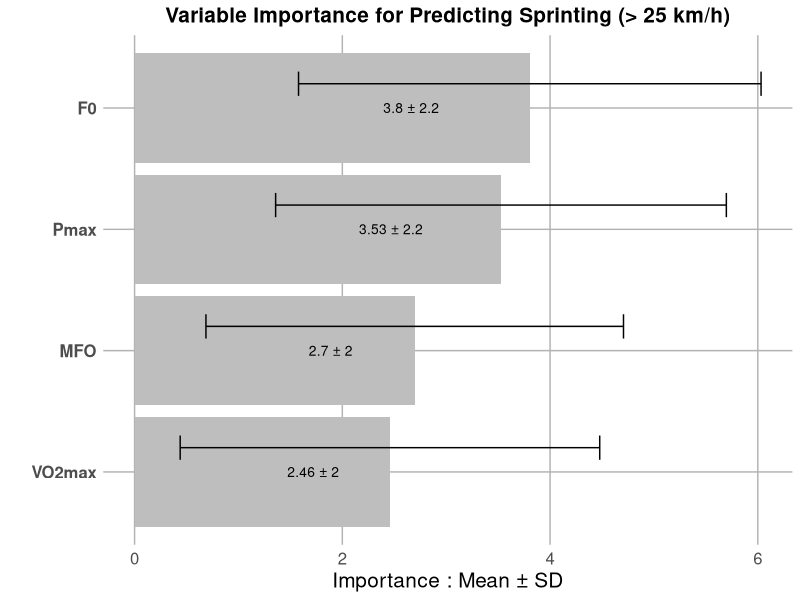
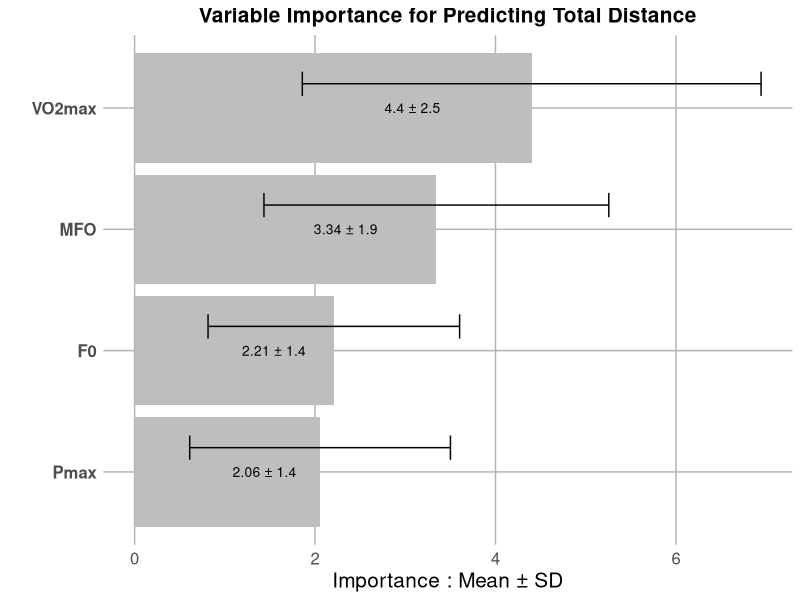
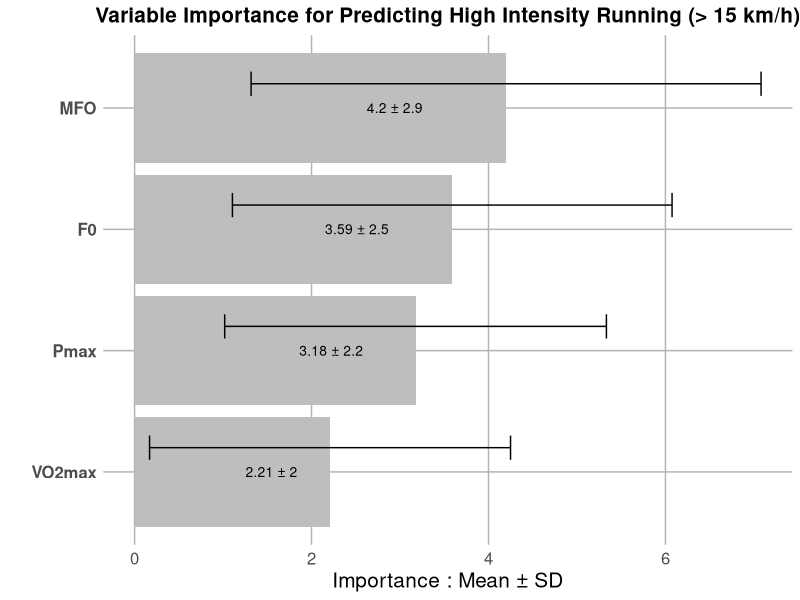
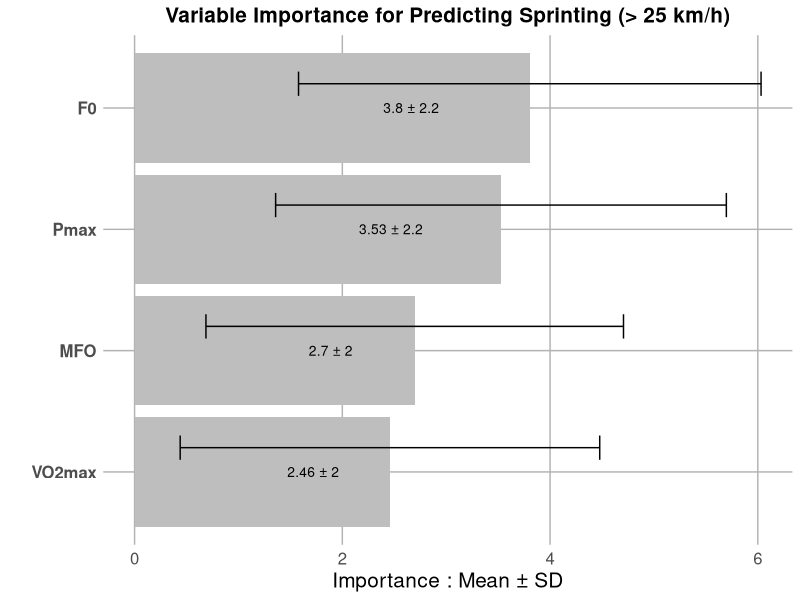
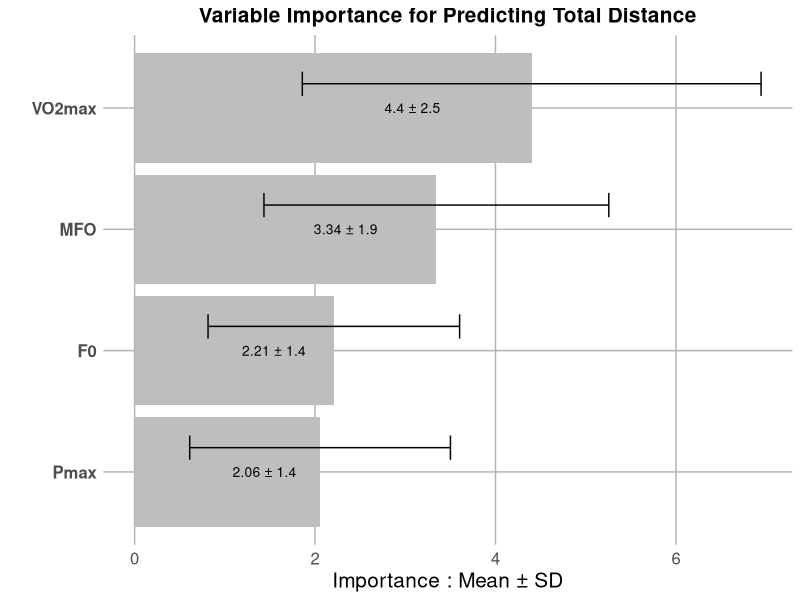
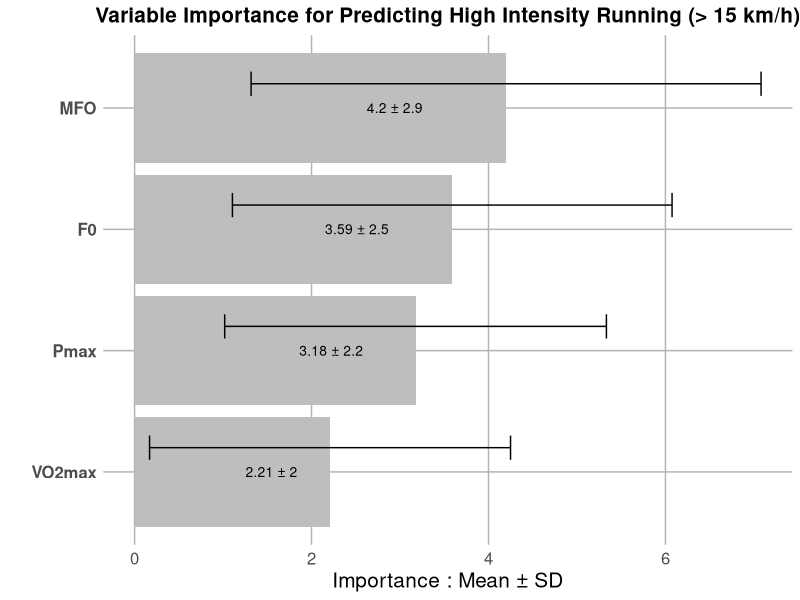

Source code (R) for these figures, in order:
installed = installed.packages()
if (!("dplyr" %in% installed)) { install.packages("dplyr") }
if (!("rpart" %in% installed)) { install.packages("rpart") }
if (!("ggplot2" %in% installed)) { install.packages("ggplot2") }
if (!("tidyr" %in% installed)) { install.packages("tidyr") }

library(dplyr)
library(rpart)
library(ggplot2)
library(tidyr)

# DATA IMPORTATION
setwd("Maximal-fat-oxidation-impacts-high-intensity-running-during-soccer-match--main")
getwd()
df_standardized <- read.csv2("data_standardized.csv", sep=',', dec=".", check.names=F, fileEncoding = "LATIN1")

# Initialiser une fonction pour traiter les différentes variables
process_variable <- function(variable_name, df) {
  donnees <- df %>%
    select(MFO, VO2max, F0, Pmax, all_of(variable_name)) %>%
    rename(var = all_of(variable_name))
  
  # Noms de toutes les variables prédictives
  all_variables <- names(donnees)[names(donnees) != "var"]
  
  # Initialisation de la liste pour stocker les importances de toutes les variables
  importances_list <- vector("list", 1000)
  
  for (i in 1:1000) {
    # Générer un échantillon bootstrap
    bootstrap_sample <- donnees[sample(1:nrow(donnees), replace = TRUE), ]
    
    # Ajuster l'arbre de décision
    model <- rpart(var ~ ., data = bootstrap_sample)
    
    # Initialiser un vecteur d'importance avec zéro pour toutes les variables
    current_importances <- setNames(rep(0, length(all_variables)), all_variables)
    
    # Remplir avec les importances réelles du modèle
    if (!is.null(model$variable.importance)) {
      current_importances[names(model$variable.importance)] <- model$variable.importance
    }
    
    # Stocker l'importance des variables
    importances_list[[i]] <- current_importances
  }
  
  # Transformer la liste en data frame pour le traitement
  importance_df <- do.call(rbind, importances_list) %>% 
    as.data.frame() %>%
    summarise_all(mean, na.rm = TRUE) %>%
    pivot_longer(cols = everything(), names_to = "Variable", values_to = "Importance")
  
  importance_sd <- do.call(rbind, importances_list) |>
    as.data.frame() |> summarise_all(sd,na.rm=TRUE) |>
    pivot_longer(cols = everything(), names_to = "Variable", values_to = "SD")
  
  # Fusion des moyennes et des écarts-types dans un seul dataframe
  importance_df <- left_join(importance_df, importance_sd, by = "Variable")
  
  # Trier par importance pour une meilleure visualisation
  importance_df <- importance_df %>% 
    arrange(desc(Importance))
  
  # Création du graphique avec des annotations à l'intérieur des barres
  plot_1 <- ggplot(importance_df, aes(x = reorder(Variable, Importance), y = Importance)) +
    geom_col(fill = "grey") +
    geom_text(aes(label = paste(round(Importance, 2), "±", round(SD, 1))),
              position = position_stack(vjust = 0.7),  # Centrage des étiquettes à l'intérieur des barres
              color = "black",  # Couleur noire pour contraste avec fond gris
              size = 3.5) +
    geom_errorbar(aes(ymin = Importance - SD, ymax = Importance + SD),
                  width = 0.2,  # Largeur des barres d'erreur
                  color = "black",
                  position = position_nudge(x = 0.2)) +  # Couleur des barres d'erreur
    theme_minimal() +
    theme(
      plot.title = element_text(size = 15, color = "black", hjust = 0.5, face = 'bold'),
      axis.text.x = element_text(size = 12),
      axis.text.y = element_text(size = 12, face = "bold"),
      panel.background = element_rect(fill = "white", color = NA),
      plot.background = element_rect(fill = "white", color = NA),
      axis.title.x = element_text(size = 15, color = "black"),
      axis.title.y = element_text(size = 15, color = "black"),
      panel.grid.major = element_line(color = "grey70"),
      panel.grid.minor = element_blank()) +
    labs(
      x = "", y = "Importance : Mean ± SD", title = paste("Variable Importance for Predicting", variable_name)
    ) + coord_flip()
  
  print(plot_1)
}

# Liste des variables à analyser
variables_to_analyze <- c("Sprinting (> 25 km/h)", "Total Distance", "High Intensity Running (> 15 km/h)")

# Appliquer la fonction pour chaque variable
lapply(variables_to_analyze, process_variable, df = df_standardized)
